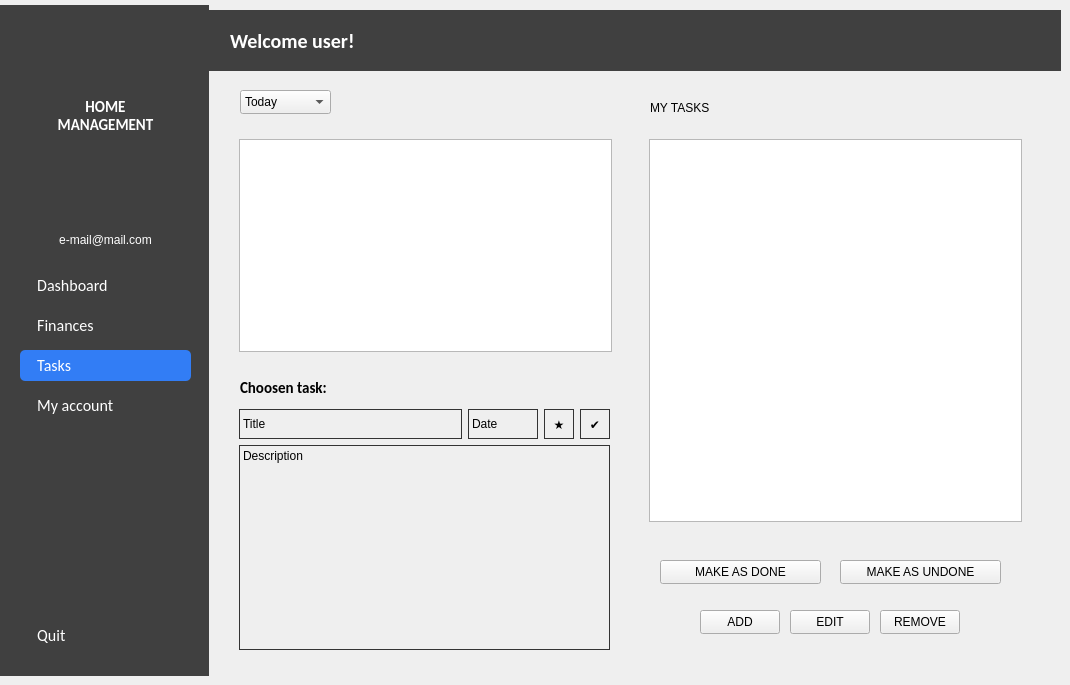
   <widget class="QWidget" name="tasksPage">
    <widget class="QLabel" name="emailLabel_3">
     <property name="geometry">
      <rect>
       <x>10</x>
       <y>230</y>
       <width>191</width>
       <height>20</height>
      </rect>
     </property>
     <property name="styleSheet">
      <string notr="true">color:white;background: #404040</string>
     </property>
     <property name="text">
      <string>e-mail@mail.com</string>
     </property>
     <property name="alignment">
      <set>Qt::AlignCenter</set>
     </property>
    </widget>
    <widget class="QPushButton" name="accountButton_3">
     <property name="geometry">
      <rect>
       <x>20</x>
       <y>390</y>
       <width>171</width>
       <height>31</height>
      </rect>
     </property>
     <property name="font">
      <font>
       <family>Calibri</family>
       <pointsize>12</pointsize>
      </font>
     </property>
     <property name="styleSheet">
      <string notr="true">color: white;
background: transparent;
border-radius: 5px;
text-align: left; 
padding-left: 10px;</string>
     </property>
     <property name="text">
      <string>  My account</string>
     </property>
     <property name="icon">
      <iconset resource="Resources.qrc">
       <normaloff>:/Resources/account.png</normaloff>:/Resources/account.png</iconset>
     </property>
     <property name="iconSize">
      <size>
       <width>20</width>
       <height>20</height>
      </size>
     </property>
    </widget>
    <widget class="QLabel" name="logoLabel_3">
     <property name="geometry">
      <rect>
       <x>60</x>
       <y>10</y>
       <width>91</width>
       <height>91</height>
      </rect>
     </property>
     <property name="styleSheet">
      <string notr="true">background: #404040</string>
     </property>
     <property name="text">
      <string/>
     </property>
     <property name="pixmap">
      <pixmap resource="Resources.qrc">:/Resources/icon1.png</pixmap>
     </property>
     <property name="scaledContents">
      <bool>true</bool>
     </property>
    </widget>
    <widget class="QLabel" name="titleLabel_3">
     <property name="geometry">
      <rect>
       <x>50</x>
       <y>90</y>
       <width>111</width>
       <height>51</height>
      </rect>
     </property>
     <property name="font">
      <font>
       <family>Calibri</family>
       <pointsize>11</pointsize>
       <bold>true</bold>
      </font>
     </property>
     <property name="styleSheet">
      <string notr="true">color: white;
background: #404040</string>
     </property>
     <property name="text">
      <string>HOME MANAGEMENT</string>
     </property>
     <property name="alignment">
      <set>Qt::AlignCenter</set>
     </property>
     <property name="wordWrap">
      <bool>true</bool>
     </property>
    </widget>
    <widget class="QPushButton" name="dashboardButton_3">
     <property name="geometry">
      <rect>
       <x>20</x>
       <y>270</y>
       <width>171</width>
       <height>31</height>
      </rect>
     </property>
     <property name="font">
      <font>
       <family>Calibri</family>
       <pointsize>12</pointsize>
       <bold>false</bold>
      </font>
     </property>
     <property name="layoutDirection">
      <enum>Qt::LeftToRight</enum>
     </property>
     <property name="styleSheet">
      <string notr="true">color: white;
background: transparent;
border-radius: 5px;
text-align: left; 
padding-left: 10px;</string>
     </property>
     <property name="text">
      <string>  Dashboard</string>
     </property>
     <property name="icon">
      <iconset resource="Resources.qrc">
       <normaloff>:/Resources/dashboard.png</normaloff>:/Resources/dashboard.png</iconset>
     </property>
     <property name="iconSize">
      <size>
       <width>20</width>
       <height>20</height>
      </size>
     </property>
    </widget>
    <widget class="QPushButton" name="financesButton_3">
     <property name="geometry">
      <rect>
       <x>20</x>
       <y>310</y>
       <width>171</width>
       <height>31</height>
      </rect>
     </property>
     <property name="font">
      <font>
       <family>Calibri</family>
       <pointsize>12</pointsize>
      </font>
     </property>
     <property name="styleSheet">
      <string notr="true">color: white;
background: transparent;
border-radius: 5px;
text-align: left; 
padding-left: 10px;</string>
     </property>
     <property name="text">
      <string>  Finances</string>
     </property>
     <property name="icon">
      <iconset resource="Resources.qrc">
       <normaloff>:/Resources/finances.png</normaloff>:/Resources/finances.png</iconset>
     </property>
     <property name="iconSize">
      <size>
       <width>20</width>
       <height>20</height>
      </size>
     </property>
    </widget>
    <widget class="QLabel" name="menuLabel_3">
     <property name="geometry">
      <rect>
       <x>-2</x>
       <y>5</y>
       <width>211</width>
       <height>671</height>
      </rect>
     </property>
     <property name="styleSheet">
      <string notr="true">background: #404040;
</string>
     </property>
     <property name="text">
      <string/>
     </property>
    </widget>
    <widget class="QLabel" name="accountLabel_3">
     <property name="geometry">
      <rect>
       <x>60</x>
       <y>150</y>
       <width>91</width>
       <height>81</height>
      </rect>
     </property>
     <property name="styleSheet">
      <string notr="true">background: #404040</string>
     </property>
     <property name="text">
      <string/>
     </property>
     <property name="pixmap">
      <pixmap resource="Resources.qrc">:/Resources/bigaccount.png</pixmap>
     </property>
     <property name="scaledContents">
      <bool>true</bool>
     </property>
     <property name="alignment">
      <set>Qt::AlignCenter</set>
     </property>
    </widget>
    <widget class="QPushButton" name="quitButton_3">
     <property name="geometry">
      <rect>
       <x>20</x>
       <y>620</y>
       <width>171</width>
       <height>31</height>
      </rect>
     </property>
     <property name="font">
      <font>
       <family>Calibri</family>
       <pointsize>12</pointsize>
      </font>
     </property>
     <property name="styleSheet">
      <string notr="true">color: white;
background: transparent;
border-radius: 5px;
text-align: left; 
padding-left: 10px;</string>
     </property>
     <property name="text">
      <string>  Quit</string>
     </property>
     <property name="icon">
      <iconset resource="Resources.qrc">
       <normaloff>:/Resources/quit.png</normaloff>:/Resources/quit.png</iconset>
     </property>
     <property name="iconSize">
      <size>
       <width>20</width>
       <height>20</height>
      </size>
     </property>
    </widget>
    <widget class="QPushButton" name="tasksButton_3">
     <property name="geometry">
      <rect>
       <x>20</x>
       <y>350</y>
       <width>171</width>
       <height>31</height>
      </rect>
     </property>
     <property name="font">
      <font>
       <family>Calibri</family>
       <pointsize>12</pointsize>
      </font>
     </property>
     <property name="styleSheet">
      <string notr="true">color: white;
background: #327df5;
border-radius: 5px;
text-align: left; 
padding-left: 10px;</string>
     </property>
     <property name="text">
      <string>  Tasks</string>
     </property>
     <property name="icon">
      <iconset resource="Resources.qrc">
       <normaloff>:/Resources/tasks.png</normaloff>:/Resources/tasks.png</iconset>
     </property>
     <property name="iconSize">
      <size>
       <width>20</width>
       <height>20</height>
      </size>
     </property>
    </widget>
    <widget class="QFrame" name="horizontalFrameTasks1">
     <property name="geometry">
      <rect>
       <x>230</x>
       <y>130</y>
       <width>391</width>
       <height>231</height>
      </rect>
     </property>
     <property name="styleSheet">
      <string notr="true"/>
     </property>
     <layout class="QHBoxLayout" name="horizontalLayout_2">
      <item>
       <widget class="QTableView" name="dayTaskView">
        <property name="styleSheet">
         <string notr="true"/>
        </property>
        <property name="editTriggers">
         <set>QAbstractItemView::NoEditTriggers</set>
        </property>
        <property name="dragDropOverwriteMode">
         <bool>false</bool>
        </property>
       </widget>
      </item>
     </layout>
    </widget>
    <widget class="QFrame" name="horizontalFrameTasks2">
     <property name="geometry">
      <rect>
       <x>640</x>
       <y>130</y>
       <width>391</width>
       <height>401</height>
      </rect>
     </property>
     <property name="styleSheet">
      <string notr="true"/>
     </property>
     <layout class="QHBoxLayout" name="horizontalLayout_4">
      <item>
       <widget class="QTableView" name="allTasksView">
        <property name="styleSheet">
         <string notr="true"/>
        </property>
        <property name="editTriggers">
         <set>QAbstractItemView::NoEditTriggers</set>
        </property>
        <property name="dragDropOverwriteMode">
         <bool>false</bool>
        </property>
       </widget>
      </item>
     </layout>
    </widget>
    <widget class="QPushButton" name="addTaskButton">
     <property name="geometry">
      <rect>
       <x>700</x>
       <y>610</y>
       <width>80</width>
       <height>24</height>
      </rect>
     </property>
     <property name="text">
      <string>ADD</string>
     </property>
    </widget>
    <widget class="QPushButton" name="editTaskButton">
     <property name="geometry">
      <rect>
       <x>790</x>
       <y>610</y>
       <width>80</width>
       <height>24</height>
      </rect>
     </property>
     <property name="text">
      <string>EDIT</string>
     </property>
    </widget>
    <widget class="QPushButton" name="removeTaskButton">
     <property name="geometry">
      <rect>
       <x>880</x>
       <y>610</y>
       <width>80</width>
       <height>24</height>
      </rect>
     </property>
     <property name="text">
      <string>REMOVE</string>
     </property>
    </widget>
    <widget class="QLabel" name="label_2">
     <property name="geometry">
      <rect>
       <x>650</x>
       <y>100</y>
       <width>91</width>
       <height>16</height>
      </rect>
     </property>
     <property name="text">
      <string>MY TASKS</string>
     </property>
    </widget>
    <widget class="QLabel" name="welcomeLabel_4">
     <property name="geometry">
      <rect>
       <x>230</x>
       <y>30</y>
       <width>611</width>
       <height>21</height>
      </rect>
     </property>
     <property name="font">
      <font>
       <family>Calibri</family>
       <pointsize>15</pointsize>
       <bold>true</bold>
      </font>
     </property>
     <property name="styleSheet">
      <string notr="true">color:white
; background: #404040;
</string>
     </property>
     <property name="text">
      <string>Welcome user!</string>
     </property>
    </widget>
    <widget class="QLabel" name="dateLabel_4">
     <property name="geometry">
      <rect>
       <x>860</x>
       <y>30</y>
       <width>171</width>
       <height>21</height>
      </rect>
     </property>
     <property name="font">
      <font>
       <family>Calibri</family>
       <pointsize>15</pointsize>
       <bold>true</bold>
      </font>
     </property>
     <property name="styleSheet">
      <string notr="true">color:white; background: #404040;
</string>
     </property>
     <property name="text">
      <string/>
     </property>
     <property name="alignment">
      <set>Qt::AlignRight|Qt::AlignTrailing|Qt::AlignVCenter</set>
     </property>
    </widget>
    <widget class="QComboBox" name="dayBox">
     <property name="geometry">
      <rect>
       <x>240</x>
       <y>90</y>
       <width>91</width>
       <height>24</height>
      </rect>
     </property>
     <property name="currentIndex">
      <number>1</number>
     </property>
     <item>
      <property name="text">
       <string>Yesterday</string>
      </property>
     </item>
     <item>
      <property name="text">
       <string>Today</string>
      </property>
     </item>
     <item>
      <property name="text">
       <string>Tommorow</string>
      </property>
     </item>
    </widget>
    <widget class="QWidget" name="verticalLayoutWidget_3">
     <property name="geometry">
      <rect>
       <x>239</x>
       <y>409</y>
       <width>371</width>
       <height>241</height>
      </rect>
     </property>
     <layout class="QVBoxLayout" name="verticalFrameDesc">
      <item>
       <layout class="QHBoxLayout" name="horizontalLayout">
        <item>
         <widget class="QLabel" name="titleTaskLabel">
          <property name="maximumSize">
           <size>
            <width>16777215</width>
            <height>30</height>
           </size>
          </property>
          <property name="styleSheet">
           <string notr="true">border: 1px solid #333333;</string>
          </property>
          <property name="text">
           <string>Title</string>
          </property>
          <property name="margin">
           <number>5</number>
          </property>
         </widget>
        </item>
        <item>
         <widget class="QLabel" name="dateTaskLabel">
          <property name="maximumSize">
           <size>
            <width>70</width>
            <height>30</height>
           </size>
          </property>
          <property name="styleSheet">
           <string notr="true">border: 1px solid #333333;</string>
          </property>
          <property name="text">
           <string>Date</string>
          </property>
         </widget>
        </item>
        <item>
         <widget class="QLabel" name="importanceTaskLabel">
          <property name="maximumSize">
           <size>
            <width>30</width>
            <height>30</height>
           </size>
          </property>
          <property name="styleSheet">
           <string notr="true">border: 1px solid #333333;</string>
          </property>
          <property name="text">
           <string>★</string>
          </property>
          <property name="alignment">
           <set>Qt::AlignCenter</set>
          </property>
         </widget>
        </item>
        <item>
         <widget class="QLabel" name="doneTaskLabel">
          <property name="maximumSize">
           <size>
            <width>30</width>
            <height>30</height>
           </size>
          </property>
          <property name="styleSheet">
           <string notr="true">border: 1px solid #333333;</string>
          </property>
          <property name="text">
           <string>✔</string>
          </property>
          <property name="alignment">
           <set>Qt::AlignCenter</set>
          </property>
         </widget>
        </item>
       </layout>
      </item>
      <item>
       <widget class="QLabel" name="descriptionTaskLabel">
        <property name="minimumSize">
         <size>
          <width>0</width>
          <height>200</height>
         </size>
        </property>
        <property name="styleSheet">
         <string notr="true">border: 1px solid #333333;</string>
        </property>
        <property name="text">
         <string>Description</string>
        </property>
        <property name="alignment">
         <set>Qt::AlignLeading|Qt::AlignLeft|Qt::AlignTop</set>
        </property>
       </widget>
      </item>
     </layout>
    </widget>
    <widget class="QLabel" name="welcomeBckLabel_2">
     <property name="geometry">
      <rect>
       <x>200</x>
       <y>10</y>
       <width>861</width>
       <height>61</height>
      </rect>
     </property>
     <property name="styleSheet">
      <string notr="true">background: #404040;
</string>
     </property>
     <property name="text">
      <string/>
     </property>
    </widget>
    <widget class="QLabel" name="label">
     <property name="geometry">
      <rect>
       <x>240</x>
       <y>380</y>
       <width>111</width>
       <height>16</height>
      </rect>
     </property>
     <property name="font">
      <font>
       <family>Calibri</family>
       <pointsize>11</pointsize>
       <bold>true</bold>
      </font>
     </property>
     <property name="text">
      <string>Choosen task:</string>
     </property>
    </widget>
    <widget class="QPushButton" name="makeAsDoneButton">
     <property name="geometry">
      <rect>
       <x>660</x>
       <y>560</y>
       <width>161</width>
       <height>24</height>
      </rect>
     </property>
     <property name="text">
      <string>MAKE AS DONE</string>
     </property>
    </widget>
    <widget class="QPushButton" name="makeAsUndoneButton">
     <property name="geometry">
      <rect>
       <x>840</x>
       <y>560</y>
       <width>161</width>
       <height>24</height>
      </rect>
     </property>
     <property name="text">
      <string>MAKE AS UNDONE</string>
     </property>
    </widget>
    <zorder>welcomeBckLabel_2</zorder>
    <zorder>menuLabel_3</zorder>
    <zorder>financesButton_3</zorder>
    <zorder>dashboardButton_3</zorder>
    <zorder>accountButton_3</zorder>
    <zorder>emailLabel_3</zorder>
    <zorder>titleLabel_3</zorder>
    <zorder>logoLabel_3</zorder>
    <zorder>accountLabel_3</zorder>
    <zorder>tasksButton_3</zorder>
    <zorder>quitButton_3</zorder>
    <zorder>horizontalFrameTasks1</zorder>
    <zorder>horizontalFrameTasks2</zorder>
    <zorder>addTaskButton</zorder>
    <zorder>editTaskButton</zorder>
    <zorder>removeTaskButton</zorder>
    <zorder>label_2</zorder>
    <zorder>welcomeLabel_4</zorder>
    <zorder>dayBox</zorder>
    <zorder>verticalLayoutWidget_3</zorder>
    <zorder>dateLabel_4</zorder>
    <zorder>label</zorder>
    <zorder>makeAsDoneButton</zorder>
    <zorder>makeAsUndoneButton</zorder>
   </widget>
